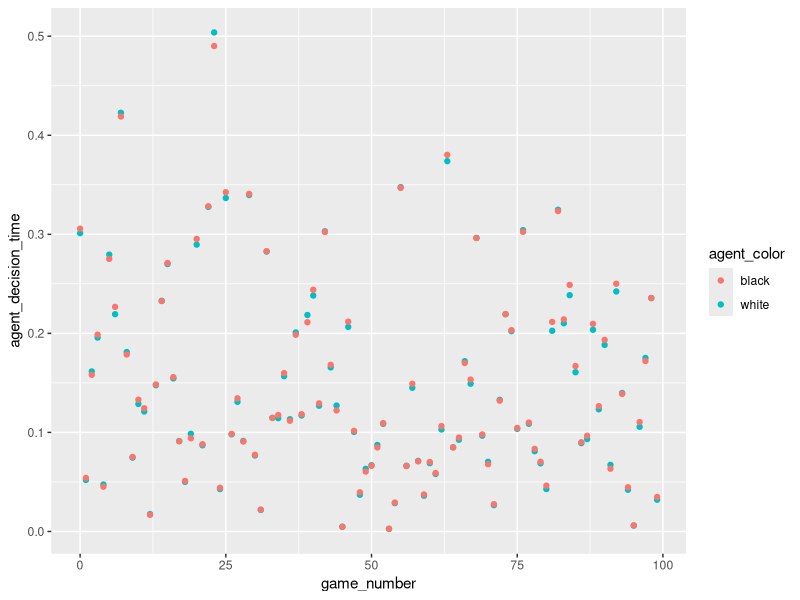
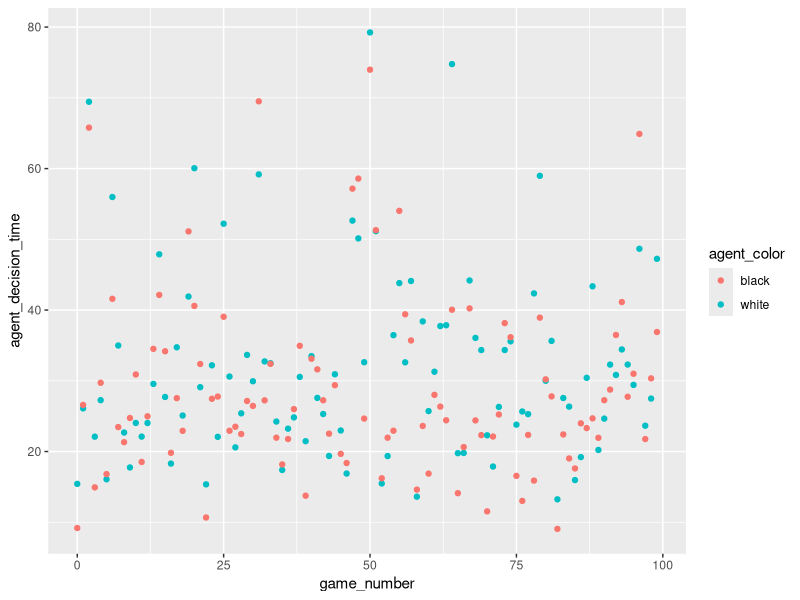
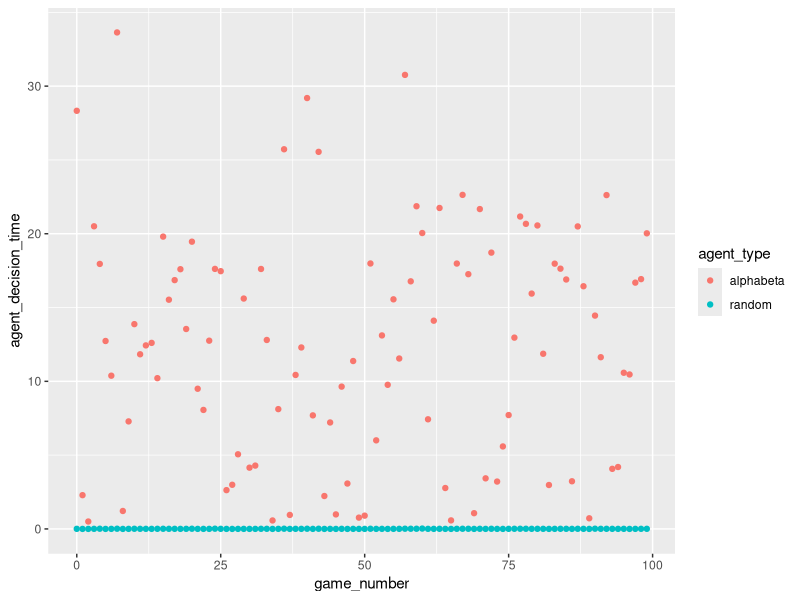
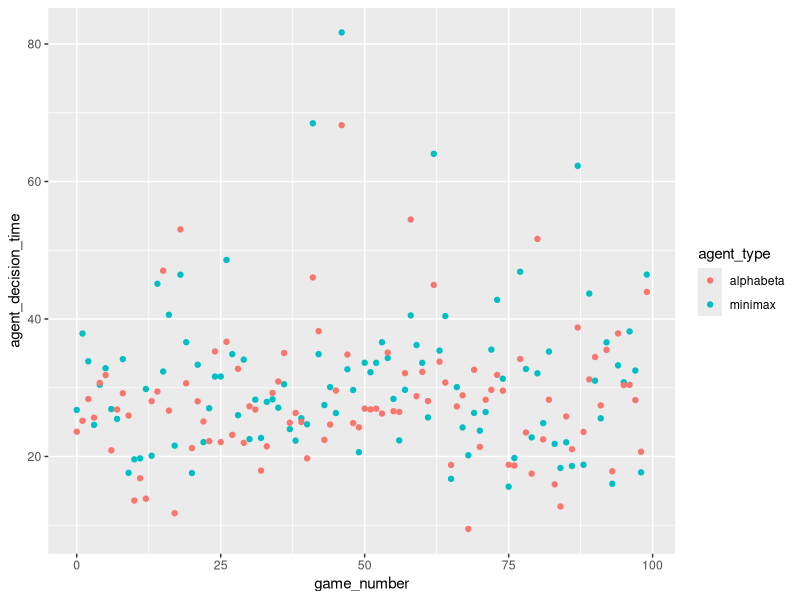
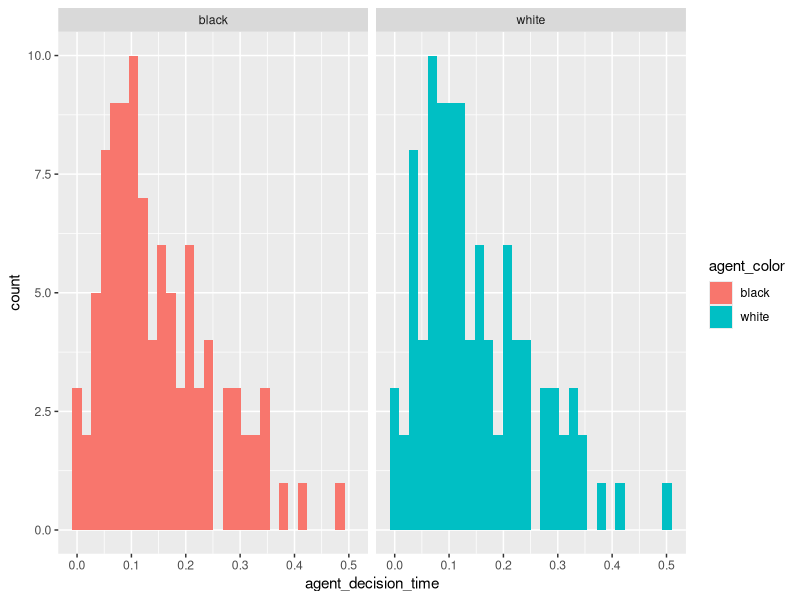
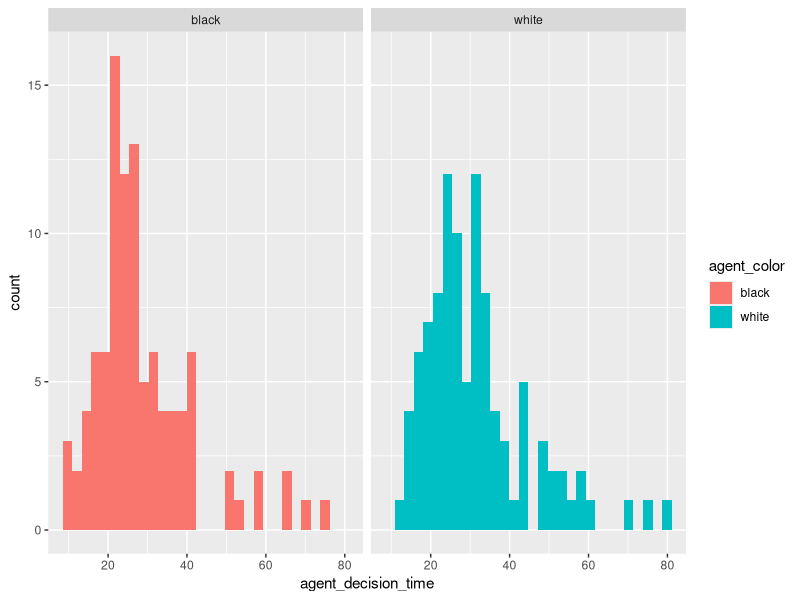
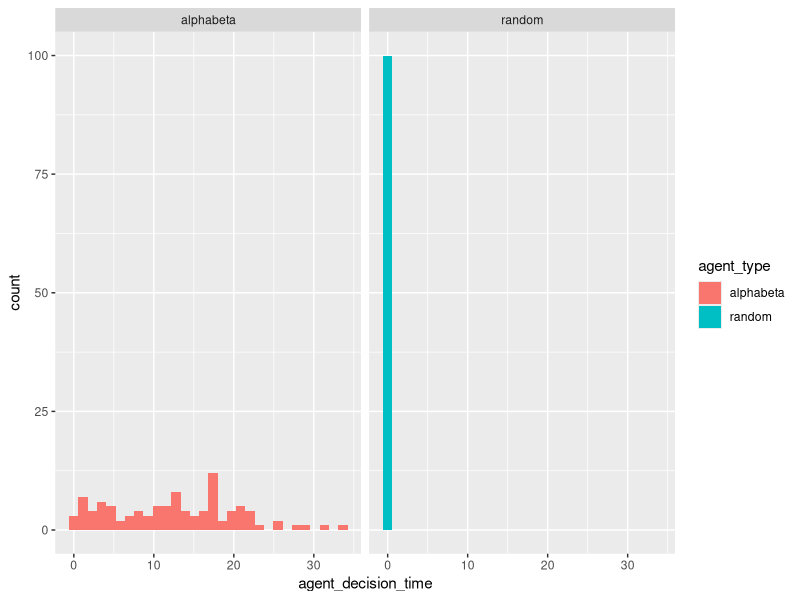
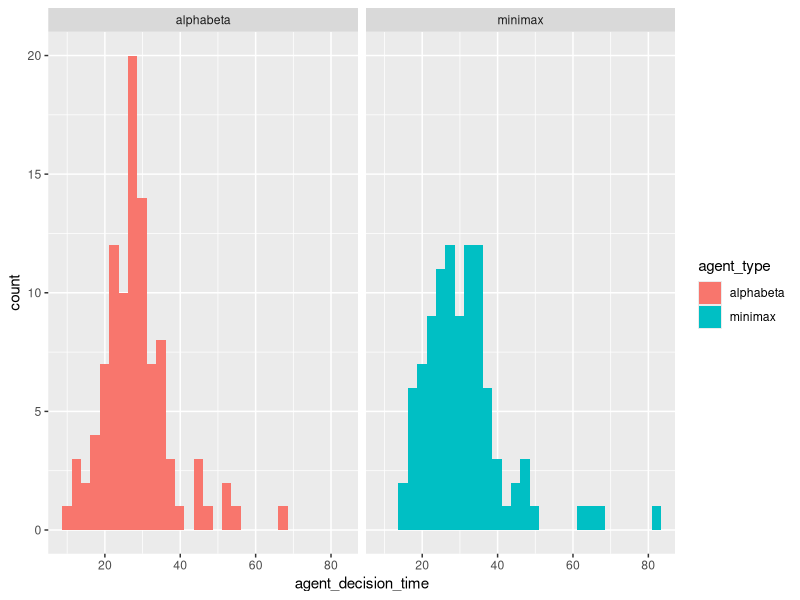

The R source for these figures, in order:
# Erich Ostendarp

# imports
library(dplyr)
library(ggplot2)

# read data
rvr <- read.csv('data/RvR.csv', sep='\t')
ava <- read.csv('data/AvA.csv', sep='\t')
rva <- read.csv('data/RvA.csv', sep='\t')
mva <- read.csv('data/MvA.csv', sep='\t')

# avh <- read.csv('data/AvH', sep='\t')
# avp <- read.csv('data/AvP', sep='\t')
# avc <- read.csv('data/AvC', sep='\t')
# hvh <- read.csv('data/HvH', sep='\t')
# pvp <- read.csv('data/PvP', sep='\t')
# cvc <- read.csv('data/CvC', sep='\t')

print('color win rate')

print('white random agent:')
sum(filter(rvr, agent_color=='white' & game_result==1)$game_result) / 100
print('black random agent:')
sum(filter(rvr, agent_color=='black' & game_result==1)$game_result) / 100

print('white alphabeta agent:')
sum(filter(mva, agent_color=='white' & game_result==1)$game_result) / 100
print('black alphabeta agent:')
sum(filter(mva, agent_color=='black' & game_result==1)$game_result) / 100


print('agent win rate')

print('white random agent:')
sum(filter(rva, agent_type=='random' & game_result==1)$game_result) / 100
print('black alphabeta agent:')
sum(filter(rva, agent_type=='alphabeta' & game_result==1)$game_result) / 100

print('white minimax agent:')
sum(filter(mva, agent_type=='minimax' & game_result==1)$game_result) / 100
print('black alphabeta agent:')
sum(filter(mva, agent_type=='alphabeta' & game_result==1)$game_result) / 100


# check data for anomalies
ggplot(rvr, aes(x=game_number, y=agent_decision_time, color=agent_color)) + geom_point()
ggplot(ava, aes(x=game_number, y=agent_decision_time, color=agent_color)) + geom_point()

ggplot(rva, aes(x=game_number, y=agent_decision_time, color=agent_type)) + geom_point()
ggplot(mva, aes(x=game_number, y=agent_decision_time, color=agent_type)) + geom_point()


# decision times

# color
ggplot(rvr, aes(x=agent_decision_time, fill=agent_color)) + geom_histogram() + facet_wrap(~agent_color)
ggplot(ava, aes(x=agent_decision_time, fill=agent_color)) + geom_histogram() + facet_wrap(~agent_color)

# agent
ggplot(rva, aes(x=agent_decision_time, fill=agent_type)) + geom_histogram() + facet_wrap(~agent_type)
ggplot(mva, aes(x=agent_decision_time, fill=agent_type)) + geom_histogram() + facet_wrap(~agent_type)


# Different distributions of moves for different agents
ggplot(rvr, aes(x=agent_num_moves)) + geom_histogram()
ggplot(ava, aes(x=agent_num_moves)) + geom_histogram()


# decision time vs. wins
ggplot(mva, aes(x=game_result, y=agent_decision_time, fill=agent_type)) + geom_histogram(stat='identity') + facet_wrap(~agent_type)


# num moves vs. wins
ggplot(rvr, aes(x=game_result, y=agent_num_moves)) + geom_histogram(stat='identity')
ggplot(ava, aes(x=game_result, y=agent_num_moves)) + geom_histogram(stat='identity')

ggplot(mva, aes(x=game_result, y=agent_num_moves, fill=agent_type)) + geom_histogram(stat='identity') + facet_wrap(~agent_type)


# num moves vs. decision time
ggplot(rvr, aes(x=agent_num_moves, y=agent_decision_time, color=agent_color)) + geom_point() + geom_smooth()
ggplot(ava, aes(x=agent_num_moves, y=agent_decision_time, color=agent_color)) + geom_point() + geom_smooth()

ggplot(rva, aes(x=agent_num_moves, y=agent_decision_time, color=agent_type)) + geom_point() + geom_smooth()
ggplot(mva, aes(x=agent_num_moves, y=agent_decision_time, color=agent_type)) + geom_point() + geom_smooth()


# Transposition Tables
avat <- read.csv('data/AvAT.csv', sep='\t')
ggplot(avat, aes(x=game_number, y=agent_decision_time, color=agent_color)) + geom_point() + geom_smooth()


# Different Depths
a1va2 <- read.csv('data/A1vA2.csv', sep='\t')
ggplot(a1va2, aes(x=game_number, y=agent_decision_time, color=agent_color)) + geom_point()

a1va3 <- read.csv('data/A1vA3.csv', sep='\t')
ggplot(a1va3, aes(x=game_number, y=agent_decision_time, color=agent_color)) + geom_point()

a2va3 <- read.csv('data/A2vA3.csv', sep='\t')
ggplot(a2va3, aes(x=game_number, y=agent_decision_time, color=agent_color)) + geom_point()
